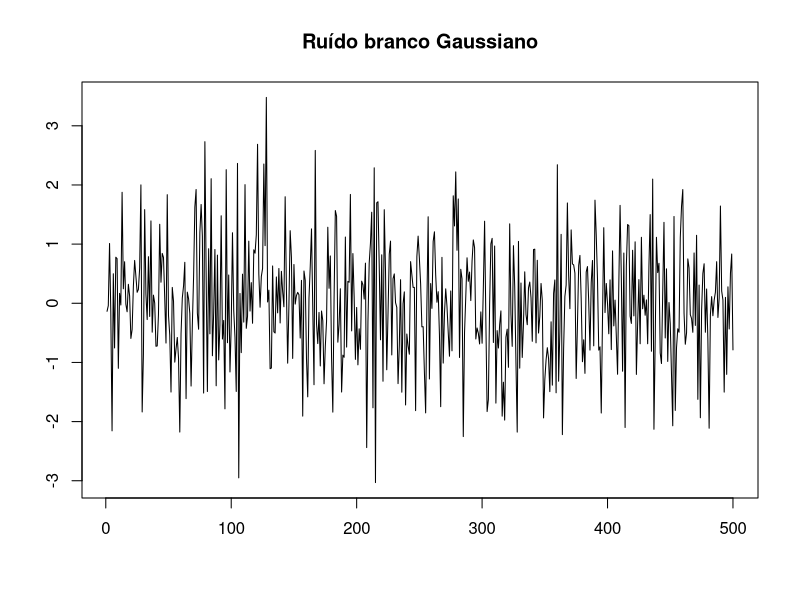
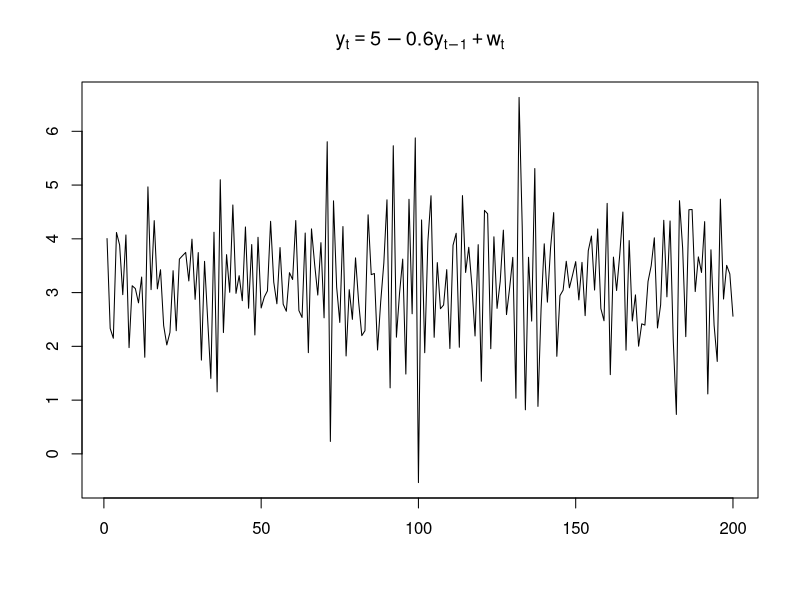
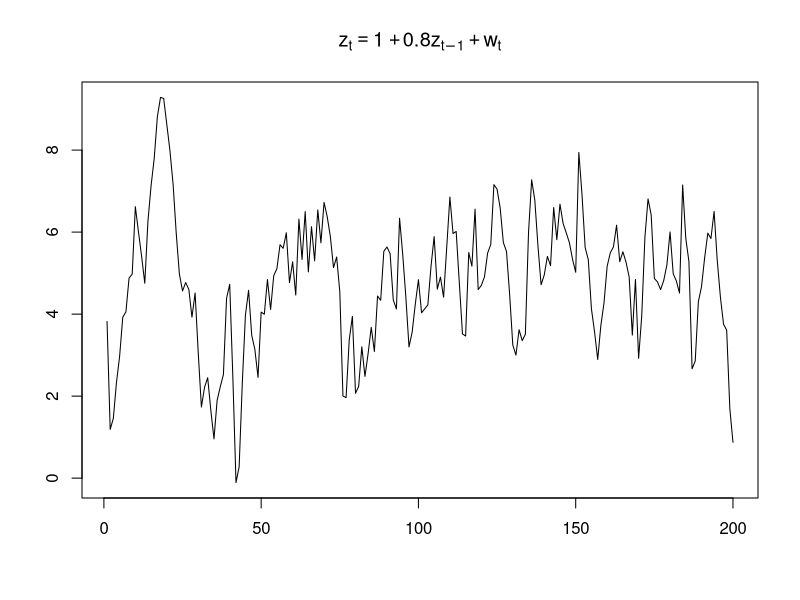
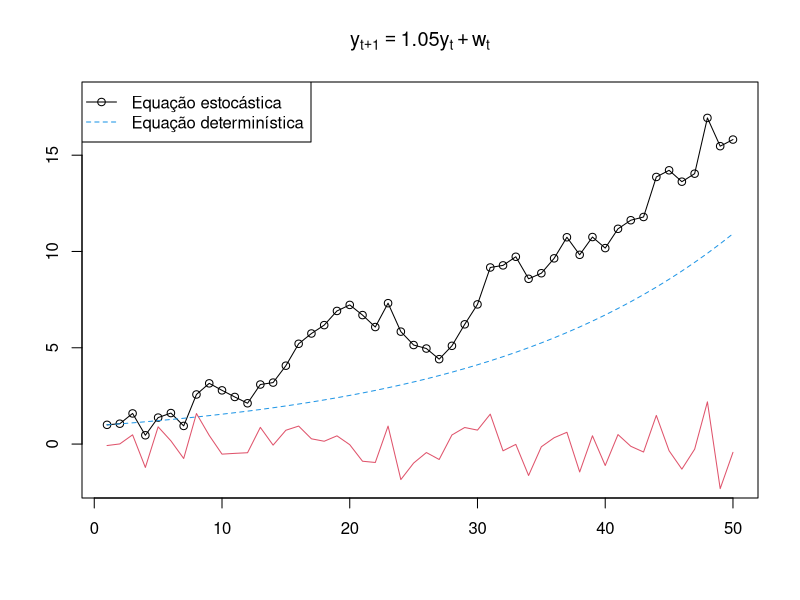
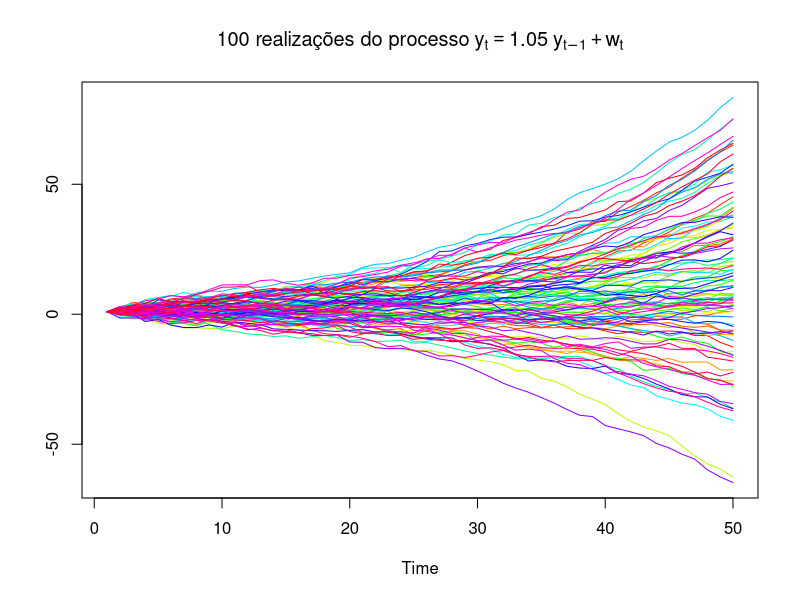
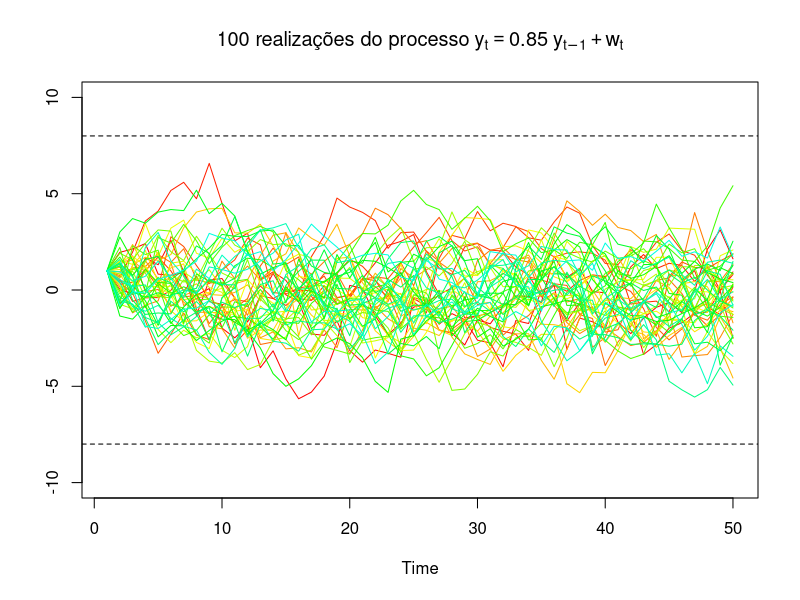
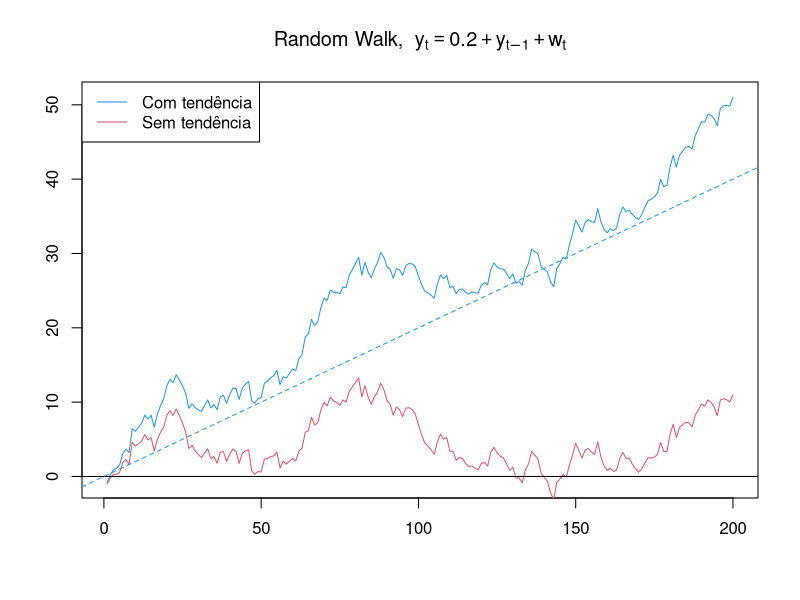
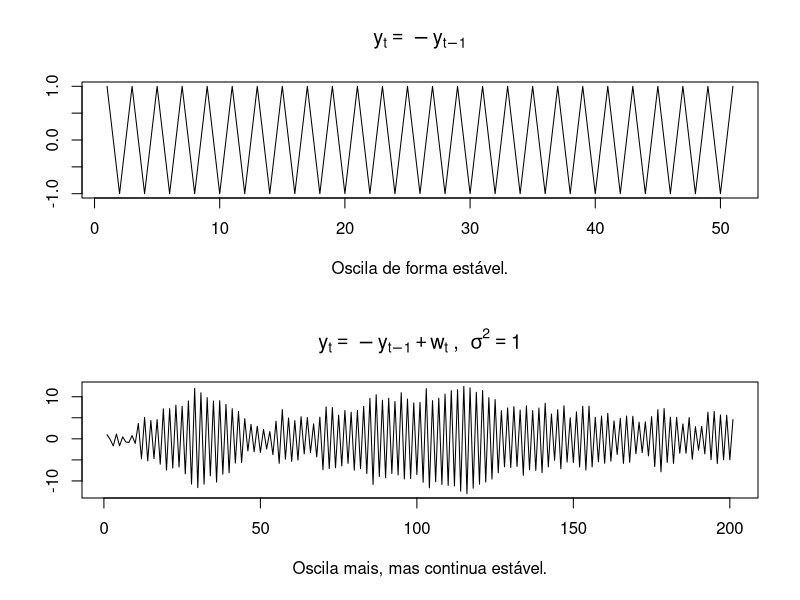

Here is the R script that generated these plots, in order:
## ---- chunk 1
knitr::opts_chunk$set(
  warning = FALSE,
  message = FALSE,
  out.width = "90%",
  fig.dpi = 72,
  fig.retina = 2,
  dev = "svg",
  fig.align = "center"
  )
## ---- chunk 2
set.seed(33) # para reproduzir os resultados
plot(
  rnorm(n = 500),
  type = "l",
  main = "Ruído branco Gaussiano",
  xlab = "",
  ylab = ""
  )
## ---- chunk 3
y <- c(); y[1] <- 2 # cria o vetor y com a condição inicial y0 = 2
z <- c(); z[1] <- 2 # cria o vetor z com a condição inicial z0 = 2

for(i in 1:299) { # monta a série yt

	y[i+1] = 5 - .6 * y[i] + rnorm(1)

}

for(i in 1:299) { # monta a série zt

	z[i+1] = 1 + .8 * z[i] + rnorm(1)

}
#> Descarta as primeiras 100 observações para limpar o efeito da escolha
#> de y0 = z0 = 2
y <- y[101:300]
z <- z[101:300]

plot.ts(y, xlab = "", ylab = "", main = bquote(y[t] == 5 ~ -.6*y[t-1] + w[t]))
plot.ts(z, xlab = "", ylab = "", main = bquote(z[t] == 1 ~ +.8*z[t-1] + w[t]))

## ---- chunk 4
y <- c(); y[1] = 1; w <- rnorm(n = 50)
for (i in 1:49) {	y[i + 1] = 1.05*y[i] + w[i + 1] }

z <- c(); z[1] = 1
for (j in 1:49) { z[j + 1] = 1.05*z[j] }

plot(y, type = "o", xlab = "", ylab = "", main = bquote(y[t+1] == 1.05*y[t] + w[t]), ylim = c(-2, 18))
lines(z, col = 4, lty = 2)
lines(w, col = 2)
legend("topleft", legend = c("Equação estocástica", "Equação determinística"), col = c(1, 4), lty =1:2, pch = c(21, NA))
## ---- chunk 5
# Cria uma matriz 50x100 com 1 em todas as entradas (cada série é uma coluna)
X <- matrix(1, nrow = 50, ncol = 100)
# Loop para substituir os valores da matriz
for (j in 1:100) {   # para cada coluna j
  for (i in 1:49) {  # para cada linha i

  #> Substitui o valor da linha i + 1 da coluna j por 1.05 vezes
  #> o valor da linha anterior e soma um choque
  X[i + 1, j] <- 1.05 * X[i, j] + rnorm(1)
  
  }
}

ts.plot(X, 
        col = rainbow(100),
        ylab = "", 
        main = bquote("100 realizações do processo" ~ y[t] == 1.05~y[t-1]+w[t]))
## ---- chunk 6
X <- matrix(1, nrow = 50, ncol = 100)
for(j in 1:100){
  for(i in 1:49){
  
  X[i + 1, j] <- 0.85*X[i, j] + rnorm(1)
  
  }
}

ts.plot(X[, 1:49], 
        col = rainbow(100),
        ylab = "",
        ylim = c(-10, 10),
        main = bquote("100 realizações do processo" ~ y[t] == 0.85~y[t-1] + w[t]))
abline(h =  8, lty = 2)
abline(h = -8, lty = 2)
## ---- chunk 7
w = rnorm(200); x = cumsum(w)
yd = .2 + w; y = cumsum(yd)
plot.ts(
  y,
  main = bquote("Random Walk, " ~ y[t] == 0.2 + y[t-1] + w[t]),
  col = 4,
  xlab = "",
  ylab = "")
lines(x, col = 2)
abline(h = 0)
abline(a = 0, b = .2, lty = 2, col = 4)
legend(
  "topleft",
  legend = c("Com tendência", "Sem tendência"),
  col = c(4,2),
  lty = 1
  )
## ---- chunk 8
par(mfrow=c(2,1))
x <- vector(); y <- vector(); 
y[1] = 1; x[1] = 1; 
for (i in 1:50){
  
  x[i+1] = -x[i]
  
}
for (i in 1:200){
  
  y[i+1] = -y[i] + rnorm(1,0,1)
  
}

plot.ts(x, type ="l", main = bquote(y[t] == ~ - y[t-1]), ylab = "", xlab = "Oscila de forma estável.")
plot.ts(y, type ="l", main = bquote(y[t] == ~ -y[t-1] + w[t] ~ ", " ~ sigma^2 == 1), ylab = "", xlab = "Oscila mais, mas continua estável.")
## ---- chunk 9
z <- vector(); z[1] = 1
for (i in 1:200){
  
  z[i+1] = -z[i] + rnorm(1,0,6)
  
}
plot.ts(z, type ="l", main = bquote(y[t] == ~ -y[t-1] + w[t] ~ ", " ~ sigma^2 == 25), ylab = "", xlab = "Oscila ainda mais, mas continua estável")
## ---- chunk 10
z <- c(-0.35, -0.2, 1)
polyroot(z)
## ---- chunk 11
library(ggplot2)
library(ggthemes)
# Parâmetros pro círculo
theta = seq(0, 2*pi, 0.001)
x = cos(theta)
y = sin(theta)
# Junta os dados num data.frame
d <- as.data.frame(cbind(theta, x, y))
roots <- data.frame(
  x = c(0.7, -0.5),
  y = c(0, 0))
# Plot
ggplot()+
  geom_path(data = d, aes(x = x, y = y))+
  geom_point(data = roots, aes(x = x, y = y))+
  theme_gdocs()
## ---- chunk 12
y <- c(); y[1] <- 0; y[2] <- 1
a0 <- 0; a1 <- 0.2; a2 <- 0.35
for(t in 1:30){

  y[t+2] = a0 + a1*y[t+1] + a2*y[t]

}

plot.ts(y, main = bquote(y[t] == ~ 0.2*y[t-1] + 0.35*y[t-2]), 
        ylab = "", xlab = "Converge para zero")

## ---- chunk 13
X <- matrix(1, nrow = 20, ncol = 100)
for (j in 1:100) {
  
  for (i in 1:18) {
    X[i+2, j] = .5 * X[i+1,j] + 1.05 * X[i, j] + rnorm(1)
  }
  
}

library(ggplot2)
library(reshape2)
library(ggthemes)

dados <- as.data.frame(X)
ano <- 1:20
dados <- cbind(ano, dados)
dados <- melt(dados, id.vars = "ano")


ggplot(dados, aes(ano, value)) +
  geom_line(aes(colour = variable), alpha = .5) +
  guides(colour = FALSE) +
  theme_gdocs() +
  labs(
    x = "Duas raízes reais distintas (r1 = 1.05 e r2 = -1). \nComo uma das raízes é maior do que um, as trajetórias são instáveis.",
    y = ""
    )
## ---- chunk 14
z <- c(0.25, -1, 1)
polyroot(z)
## ---- chunk 15
### raizes iguais
y <- c(); y[1] = 1; y[2] = 0
for (t in 3:20) {
  y[t] = (0.5)^(t) - t * (0.5)^(t)
}
plot.ts(
  y,
  xlab = "Raiz repetida menor que um em módulo. Estável",
  ylab = ""
  )
  
## ---- chunk 16
### raizes iguais
y <- c(); y[1] = 1; y[2] = 0
for (t in 3:20) {
  y[t] = (1)^(t) - t * (1)^(t)
}
plot.ts(
  y,
  xlab = "Raiz repetida menor que um em módulo. Estável",
  ylab = ""
  )
## ---- chunk 17
### raizes iguais, raiz unitaria
y <- c(); y[1] = 0; y[2] = 1
for (t in 3:20) {
	y[t] = - 2 * y[t - 1] - y[t - 2] + rnorm(1)
}

plot.ts(
  y,
  main = bquote(y[t] == 2 * y[t - 1] - y[t - 2] + w[t]),
  xlab = "Raiz unitária. Instável.",
  ylab = ""
  )
## ---- chunk 18
(z <- polyroot(c(1, -1.6, 1.64)) )
Re(z)^2 + Im(z)^2
## ---- chunk 19
z <- polyroot(c(1, -1.6, 1.64))
x <- Re(z)
y <- Im(z)
roots <- as.data.frame(cbind(x, y))

ggplot()+
  geom_path(data = d, aes(x = x, y = y))+
  geom_point(data = roots, aes(x = x, y = y))+
  theme_gdocs()
## ---- chunk 20
### raízes complex as, converge
x <- c(); x[1] = 0; x[2] = 1
y <- c(); y[1] = 0; y[2] = 1
z <- c(); z[1] = 0; z[2] = 1
for(i in 1:150){
	x[i+2] = 2*(.5^(.5))*x[i+1] - x[i] + rnorm(1)

}

for(i in 1:25){
	y[i+2] = 1.6*y[i+1] - 1.64*y[i] + rnorm(1)

}

for(i in 1:150){
	z[i+2] = 1.6*z[i+1] - .89*z[i] + rnorm(1)

}

plot.ts(y, xlab = "Raizes complexas com parte real maior que um em módulo. Oscila e é instável.", ylab = "", main = bquote(y[t+2] == 1.6*y[t+1] - 1.64*y[t] + w[t]))
plot.ts(z, xlab = "Raízes complexas com parte real menor que um em módulo. Oscila e é estável", ylab = "", main = bquote(y[t+2] == 1.6*y[t+1] - .89*y[t] + w[t]))
plot.ts(x, xlab = "Raízes complexas com parte real igual a um. Oscila e é estável.", ylab = "", main = bquote(y[t+2] == 2^(1/2)*y[t+1] - .89*y[t] + w[t]))


## ---- chunk 21
library(forecast)
y <- arima.sim(n = 200, model = list(ar = c(0.3, 0.65)))

summary(fit <- arima(y, order = c(2, 0, 0)))

plot(fit)

plot.ts(y, main = bquote(y[t] == 0.3*y[t-1] +0.65*y[t-2] + w[t]))
